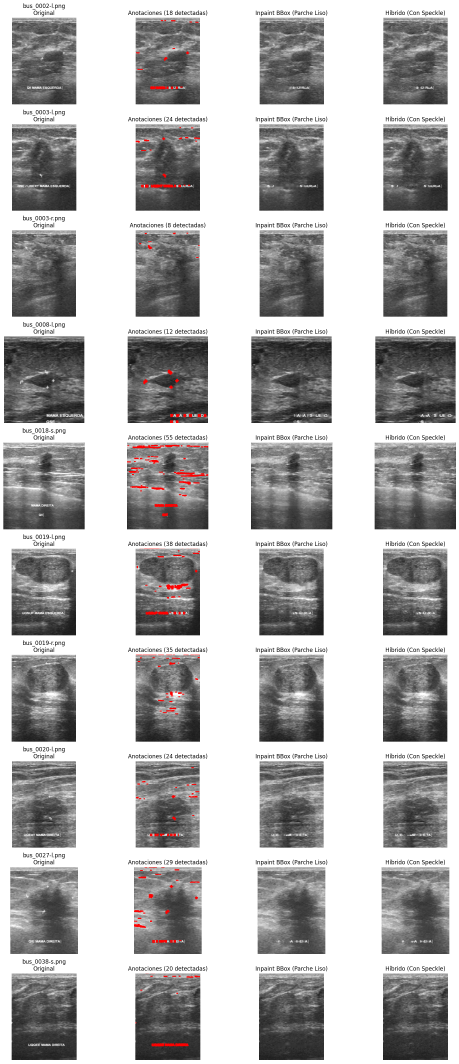
#> input picture data/PRUEBA-BUS_BRA.png, 1377 x 3190 px (shown at 1/3 size)
$ python -i pipeline.py   (imports and definitions only)   (older library calls are emulated)
#> lines starting #> are read from the running program, lines starting #| are printed output that depends on the picture; after the words box and inside, x2 and y2 are one past the last pixel; in counts of white or black regions, pixels touching at a corner belong together
#> further down, picture is the input picture: shape (3190, 1377, 3); mean B, G, R 179.3, 179.3, 180.1
### acoustic/metrics.py
"""Explicit support, units and missingness for B-mode image measurements."""
import cv2
import numpy as np
from scipy import ndimage, stats
from skimage.metrics import structural_similarity


# [7 lines left out: function binary, not called in this run]


def gray(image):
    a = np.asarray(image)
    if a.dtype != np.uint8 or a.ndim not in (2, 3) or (a.ndim == 3 and a.shape[2] != 3):
        raise ValueError('Expected uint8 grayscale or RGB; no implicit intensity scaling')
    return a.astype(float) if a.ndim == 2 else cv2.cvtColor(a, cv2.COLOR_RGB2GRAY).astype(float)


def ring_of(mask, radius=5):
    return ndimage.binary_dilation(mask, iterations=radius) & ~mask


# [117 lines left out: functions glcm_features, measurements, segmentation_metrics, not called in this run]

### acoustic/pipeline.py
"""Selective inpainting: a candidate is exported only after explicit QC."""
from dataclasses import dataclass, asdict
import cv2
import numpy as np
from scipy import ndimage
from .metrics import binary, gray, ring_of, measurements


@dataclass(frozen=True)
class Policy:
    max_coverage: float = 0.08
    min_std_ratio: float = 0.80
    max_std_ratio: float = 1.20
    max_sobel_jump: float = 60.0
    protected_margin_px: int = 3
    min_ring_pixels: int = 32


def detect(image):
    """Heuristic candidates, NEVER a calibrated tissue/annotation classifier.

    Keep stroke support only; no expansion into surrounding anatomy.
    Includes bright crosses, thin measurement lines and aligned text groups.
    """
    g = gray(image).astype(np.uint8)
    top = cv2.morphologyEx(g, cv2.MORPH_TOPHAT, np.ones((9,9), np.uint8))
    bright = ((g >= 220) & (top >= 40)).astype(np.uint8)
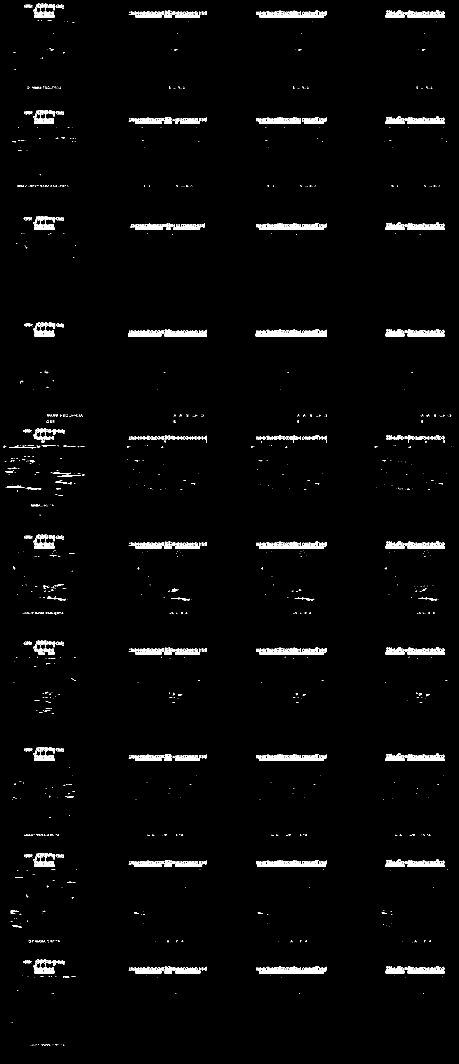
#> bright: shape (3190, 1377) (shown at 1/3 size); values 0 (black) and 1 (white), 2.2% white; 1890 white regions (1303 under 20 px), largest, box (x1, y1, x2, y2) and area: (767, 988, 981, 1009) 2729, (773, 2580, 980, 2601) 2625, (774, 2899, 980, 2920) 2569
    core = cv2.erode((g >= 235).astype(np.uint8), np.ones((3,3), np.uint8))
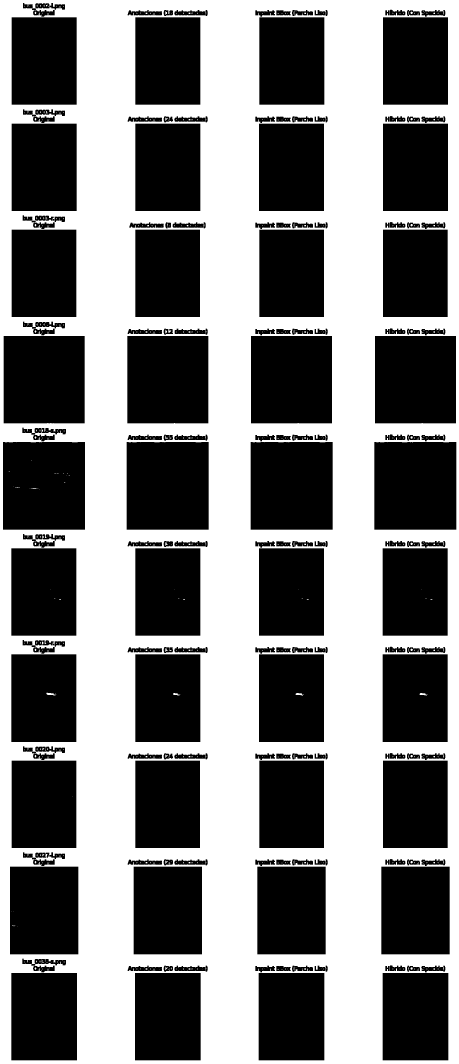
#> core: shape (3190, 1377) (shown at 1/3 size); values 0 (black) and 1 (white), 48.7% white; 497 white regions (418 under 20 px), largest, box (x1, y1, x2, y2) and area: (0, 0, 1377, 3190) 2134085, (138, 2078, 169, 2087) 138, (887, 2079, 912, 2087) 114
    solid = cv2.dilate(core, np.ones((9,9), np.uint8)) > 0
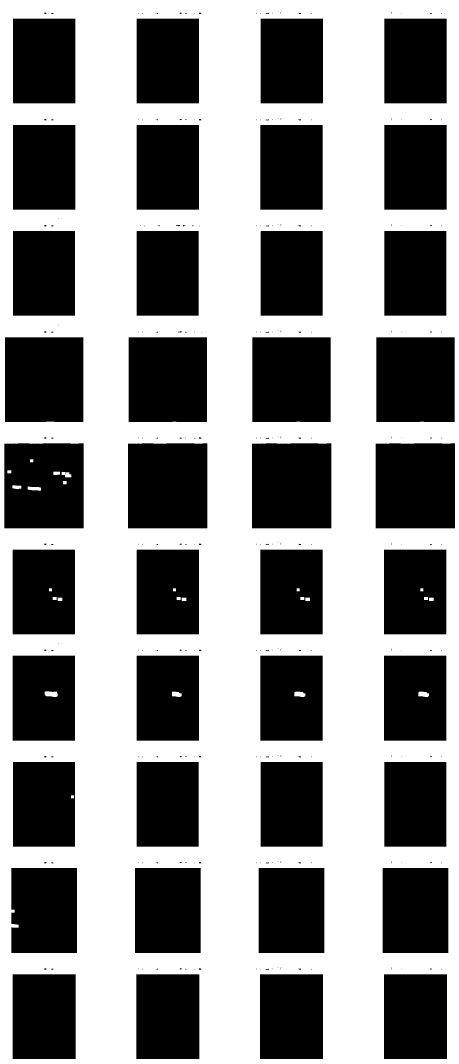
#> solid: shape (3190, 1377) bool (shown at 1/3 size); 54.2% white; 265 black regions (185 under 20 px), largest, box (x1, y1, x2, y2) and area: (384, 1330, 622, 1585) 60586, (756, 1330, 994, 1585) 60586, (1127, 1330, 1365, 1585) 60586
    bright[solid] = 0
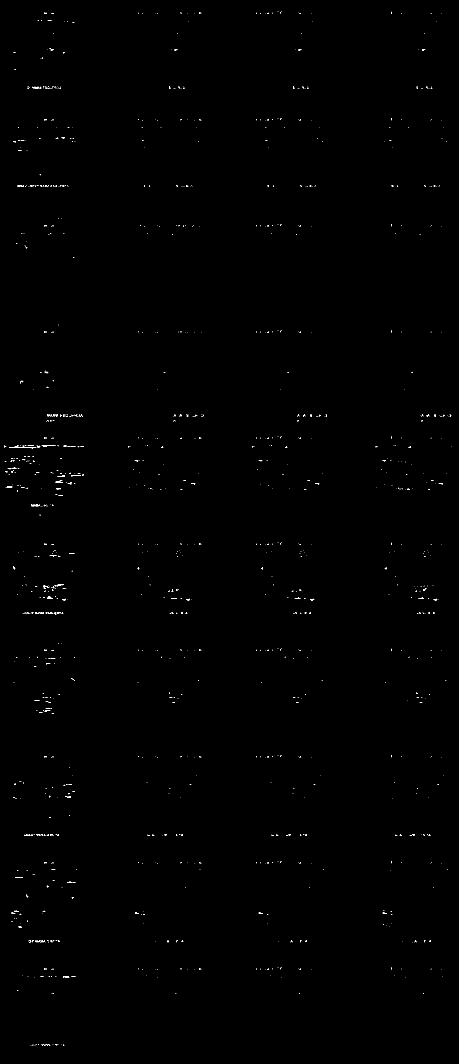
#> bright: shape (3190, 1377) (shown at 1/3 size); values 0 (black) and 1 (white), 0.16% white in thin lines or dots
    h = cv2.morphologyEx(bright, cv2.MORPH_OPEN, np.ones((1,5),np.uint8))
#> h: shape (3190, 1377); values 0 (black) and 1 (white), 0.06% white in thin lines or dots
    v = cv2.morphologyEx(bright, cv2.MORPH_OPEN, np.ones((5,1),np.uint8))
#> v: shape (3190, 1377); values 0 (black) and 1 (white), 0.01% white in thin lines or dots, all inside (x1, y1, x2, y2) = (40, 35, 1353, 2909)
    d1 = cv2.morphologyEx(bright, cv2.MORPH_OPEN, np.eye(5,dtype=np.uint8))
#> d1: shape (3190, 1377); values 0 (black) and 1 (white), 0% white in thin lines or dots, all inside (x1, y1, x2, y2) = (58, 1513, 184, 2783)
    d2 = cv2.morphologyEx(bright, cv2.MORPH_OPEN, np.fliplr(np.eye(5,dtype=np.uint8)))
#> d2: shape (3190, 1377); values 0 (black) and 1 (white), 0% white in thin lines or dots, all inside (x1, y1, x2, y2) = (124, 1244, 184, 2826)
    k = np.ones((3,3), np.uint8)
    seeds = (cv2.dilate(h,k)&cv2.dilate(v,k)) | (cv2.dilate(d1,k)&cv2.dilate(d2,k))
#> seeds: shape (3190, 1377); values 0 (black) and 1 (white), 0.01% white; 22 white regions (21 under 20 px), largest, box (x1, y1, x2, y2) and area: (175, 1751, 184, 1758) 63
    clusters = cv2.morphologyEx(bright, cv2.MORPH_CLOSE, np.ones((2,11),np.uint8))
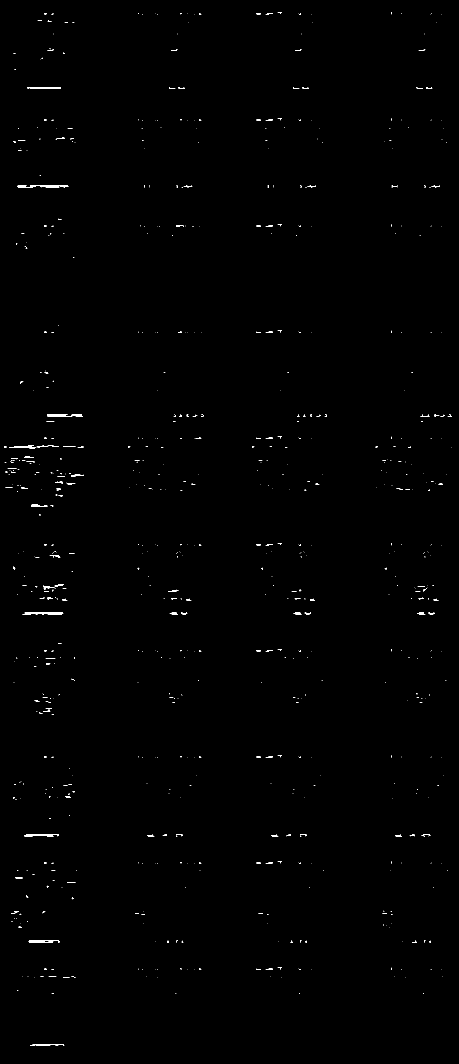
#> clusters: shape (3190, 1377) (shown at 1/3 size); values 0 (black) and 1 (white), 0.27% white; 784 white regions (644 under 20 px), largest, box (x1, y1, x2, y2) and area: (67, 1837, 190, 1844) 569, (53, 556, 206, 562) 563, (82, 261, 183, 267) 469
    n, labels, info, _ = cv2.connectedComponentsWithStats(clusters)
#> labels: shape (3190, 1377) int32; 785 distinct labels, from 0 to 784
#> n = 785; info = 785 rows, first 6: [0, 0, 1377, 3190, 4380644], [833, 36, 13, 6, 18], [1173, 36, 1, 7, 7], [133, 39, 6, 4, 24], [416, 39, 1, 3, 3], [540, 39, 5, 3, 7]
    for idx in range(1,n):
        x,y,w,hh,area = info[idx]
        if w >= 18 and 5 <= hh <= 24 and w/hh >= 1.5:
            seeds[labels == idx] = 1
#> this loop made 784 passes
#> (x, y, w, hh, area) on passes 3, 7, 8: (133, 39, 6, 4, 24), (770, 39, 12, 4, 37), (797, 39, 21, 4, 51)
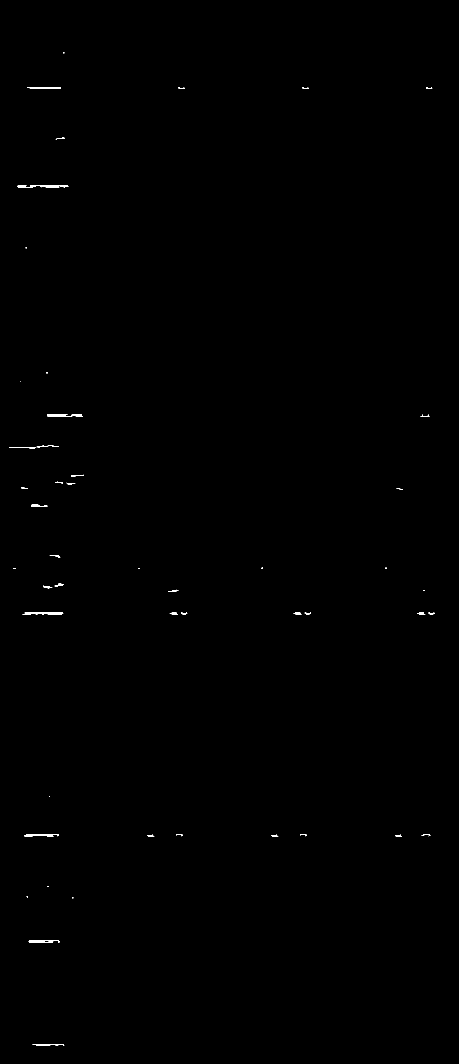
#> seeds: shape (3190, 1377) (shown at 1/3 size); values 0 (black) and 1 (white), 0.13% white; 50 white regions (13 under 20 px), largest, box (x1, y1, x2, y2) and area: (67, 1837, 190, 1844) 569, (53, 556, 206, 562) 563, (82, 261, 183, 267) 469
    # Long, bright straight strokes; still ambiguous in tissue and require support.
    for kernel in (np.ones((1,21),np.uint8), np.ones((21,1),np.uint8)):
        seeds |= cv2.morphologyEx(bright, cv2.MORPH_OPEN, kernel)
    n, labels = cv2.connectedComponents(bright)
#> labels: shape (3190, 1377) int32; 1383 distinct labels, from 0 to 1382
#> n = 1383
    ids = np.unique(labels[seeds > 0])
#> ids = 253 values from 0 to 1377
    result = np.isin(labels, ids[ids>0]) & (bright>0)
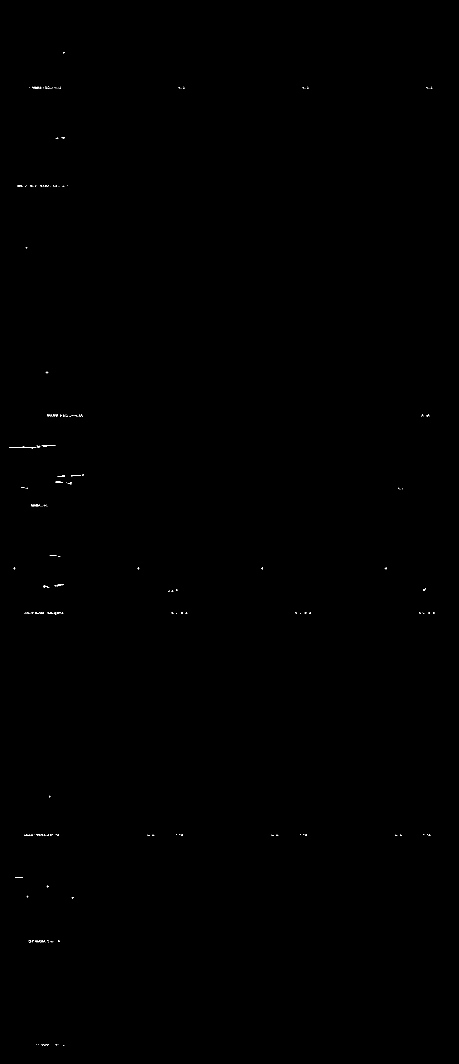
#> result: shape (3190, 1377) bool (shown at 1/3 size); 0.05% white in thin lines or dots, all inside (x1, y1, x2, y2) = (27, 156, 1304, 3137)
    if image.ndim==3:
        rgb=image.astype(np.int16)
        # Yellow overlays are suppressed by grayscale-only thresholds. Candidate
        # support only: color is not a clinical certification of annotation.
        yellow=(rgb[...,0]>130)&(rgb[...,1]>100)&(rgb[...,2]<0.60*np.minimum(rgb[...,0],rgb[...,1]))
#> yellow: shape (3190, 1377) bool; every value is 0
        n,yl,info,_=cv2.connectedComponentsWithStats(yellow.astype(np.uint8))
#> yl: shape (3190, 1377) int32; every value is 0
#> n = 1; info = [[0, 0, 1377, 3190, 4392630]]
        for idx in range(1,n):
            if 2<=info[idx,cv2.CC_STAT_AREA]<=2000:
                result |= yl==idx
    return result


def acoustic_candidate(image, mask, neural=None):
    """FFC structure plus bounded local residual gain; no white noise injection.

    Correct only under-dispersed components, and keep all exterior pixels exact.
    This regularizer is a B-mode texture prior, not recovery of transducer PSF.
    """
    m = binary(mask, image.shape[:2])
    if not m.any():
        return image.copy()
    base = neural.inpaint(image, m.astype(np.uint8)*255) if neural else cv2.inpaint(image, m.astype(np.uint8)*255, 3, cv2.INPAINT_TELEA)
    g = gray(base).astype(np.float32)
    low = cv2.GaussianBlur(g, (0,0), 1.2)
    residual = g-low
    # base has already replaced annotation pixels before filtering: no bright leakage.
    adjusted = g.copy()
    labels, n = ndimage.label(m)
    for idx in range(1,n+1):
        comp = labels == idx
        ring = ring_of(comp) & ~m
        if comp.sum() < 8 or ring.sum() < 32:
            continue
        sp, sr = residual[comp].std(), residual[ring].std()
        if sp > 1e-6 and sr > sp:
            gain = min(1.5, float(sr/sp))
            adjusted[comp] = low[comp]+residual[comp]*gain
    delta = adjusted-g
    proposal = np.clip(np.rint(base.astype(float)+(delta[...,None] if base.ndim==3 else delta)),0,255).astype(np.uint8)
    result = image.copy()
    result[m] = proposal[m]
    return result


def run(image, mask=None, *, certified_artifact=None, protected=None, neural=None, policy=None):
    """No certified support => abstention, preserving original + candidate mask.

    certified_artifact is independent pixelwise annotation support, NOT a lesion
    segmentation. In unattended use it may come from an independently validated
    upstream detector. Supplying it is an explicit trust boundary.
    """
    policy = policy or Policy()
    gray(image)
    m = detect(image) if mask is None else binary(mask, image.shape[:2])
    report = {'policy': asdict(policy), 'status': 'abstained', 'reasons': [],
              'backend': 'ffc_acoustic' if neural else 'telea_acoustic',
              'candidate_pixels': int(m.sum()), 'clinical_validation': False}
    if not m.any():
        report.update(status='unchanged', reasons=['no_candidate_not_proof_of_cleanliness'])
        return image.copy(), m, report
    if certified_artifact is None:
        report['reasons'].append('independent_artifact_support_required')
    elif np.any(m & ~binary(certified_artifact,m.shape)):
        report['reasons'].append('candidate_outside_certified_artifact')
    if m.mean() > policy.max_coverage:
        report['reasons'].append('excessive_mask_coverage')
    if protected is not None:
        p = binary(protected,m.shape)
        if policy.protected_margin_px > 0:
            p = ndimage.binary_dilation(p,iterations=policy.protected_margin_px)
        if np.any(m&p):
            report['reasons'].append('protected_anatomy_intersection')
    if report['reasons']:
        return image.copy(), m, report
    candidate = acoustic_candidate(image,m,neural)
    qc = measurements(image,candidate,m)
    report['qc'] = qc
    # Each component must pass, so a large good patch cannot hide a small bad one.
    labels, n = ndimage.label(m)
    component_qc = []
    for idx in range(1,n+1):
        comp = labels == idx
        clean_ring = ring_of(comp)&~m
        q = measurements(image,candidate,comp,tissue=~m)
        component_qc.append(q)
        if clean_ring.sum() < policy.min_ring_pixels or q['std_ratio'] is None or q['sobel_jump'] is None:
            report['reasons'].append('insufficient_component_support')
        elif not policy.min_std_ratio <= q['std_ratio'] <= policy.max_std_ratio or q['sobel_jump'] >= policy.max_sobel_jump:
            report['reasons'].append('component_acoustic_qc_failed')
    report['components'] = component_qc
    if qc['outside_changed_pixels'] != 0:
        report['reasons'].append('outside_mask_changed')
    if report['reasons']:
        report['reasons'] = sorted(set(report['reasons']))
        return image.copy(), m, report
    report['status'] = 'accepted_research'
    return candidate,m,report

>>> import cv2
>>> picture = cv2.imread('../data/PRUEBA-BUS_BRA.png')
>>> result = run(picture)
